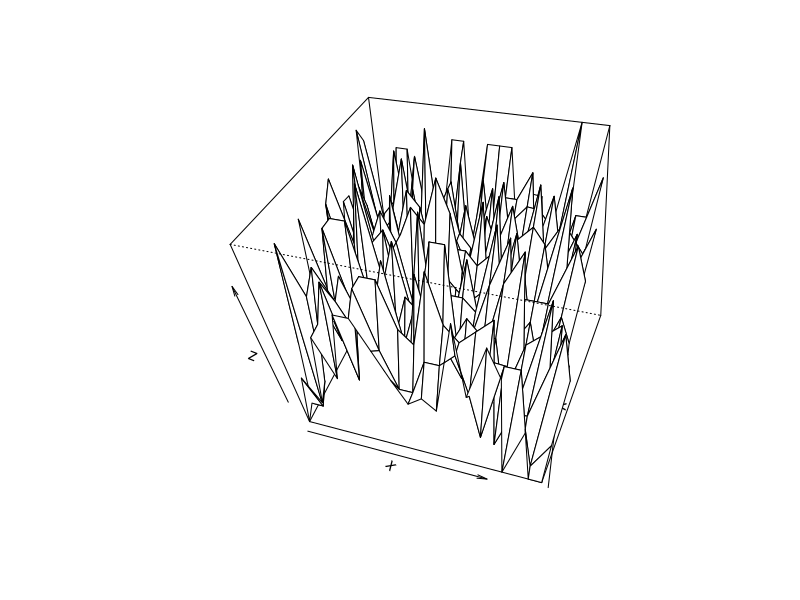

The R script that drew this image:
z <- matrix(c(10,
40,
200,
140,
266,
173,
400,
133,
136,
300,
203,
233,
336,
333,
140,
200,
433,
400,
106,
10,
173,
40,
433,
203,
270,
233,
200,
40,
400,
433,
236,
270,
136,
170,
400,
166,
170,
203,
136,
140,
103,
136,
333,
300,
266,
136,
136,
270,
136,
300,
366,
400,
336,
200,
236,
266,
233,
100,
266,
366,
300,
303,
400,
203,
433,
433,
400,
266,
136,
466,
300,
266,
136,
140,
270,
300,
400,
100,
203,
366,
200,
400,
336,
366,
236,
433,
136,
466,
333,
236,
366,
236,
366,
266,
200,
400,
203,
303,
366,
106,
366,
170,
266,
270,
233,
233,
136,
270,
366,
300,
300,
300,
166,
366,
136,
173,
166,
103,
203,
266,
366,
400,
400,
136,
333,
366,
166,
366,
40,
170,
136,
366,
236,
333,
200,
466,
270,
203,
233,
166,
300,
270,
400,
266,
103,
166,
266,
203,
136,
70,
200,
333,
233,
203,
300,
236,
133,
106,
103,
400,
233,
170,
300,
136,
203,
266,
233,
433,
233,
233,
166,
433,
266,
270,
366,
366,
136,
200,
366,
400,
173,
170,
270,
400,
233,
266,
400,
136,
200,
266,
173,
366,
266,
266,
266,
203,
300,
170,
106,
106,
200,
266,
433,
266,
233,
166,
400,
266,
166,
233,
140,
233,
266,
200,
233,
103,
203,
203,
333,
400,
173,
266,
333,
233,
233,
170,
136,
266,
333,
203,
173,
170,
233,
366,
170,
300,
200,
333,
166,
400,
400,
300,
300,
170,
300,
203,
200,
236,
203,
236,
170,
166,
266,
106,
366,
233,
366,
103,
300,
400,
236,
200,
333,
303,
266,
170,
333,
433,
133,
266,
166,
166,
233,
203,
140,
333,
233,
266,
300,
233,
366,
73,
366,
236,
266,
366,
433,
233,
266,
200,
366,
333,
170,
233,
203,
236,
233,
303,
366,
303,
303,
300,
10,
233,
103,
433,
203,
103,
266,
300,
233,
366,
433,
236,
366,
140,
300,
300,
203,
300,
10,
300,
136,
73,
266,
203,
266,
200,
266,
170,
136,
333,
300,
400,
70,
73,
103,
270,
173,
140,
173,
140,
140,
400,
300,
266,
166,
136,
266,
103,
466,
233,
366,
303,
333,
233,
236,
40,
140,
466,
10,
10,
366,
203,
166,
300,
136,
266,
400,
300,
270,
366,
333,
170,
233,
136,
266,
300,
73,
136,
10,
106,
266,
203,
236,
103,
203,
203,
333,
170,
400,
136,
300,
300,
433,
236,
170,
300,
173,
10),nrow=20.0,ncol=20.0, byrow=TRUE,dimnames = NULL)
x <- seq(0,19.0,by=1)
y <- seq(0,19.0,by=1)
persp(x,y,z,theta=15,phi=45)
